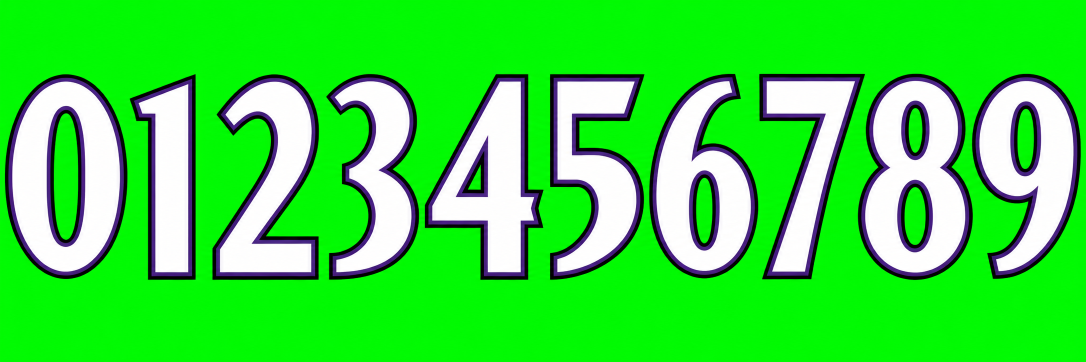
#> input picture art/numbers/source/BAL_Baltimore_Ravens_2026_Home_Numbers_0-9.png, 2172 x 724 px (shown at 1/2 size); its folder holds only this picture in this run
$ python clean_number_sheets.py
#> lines starting #> are read from the running program, lines starting #| are printed output that depends on the picture; after the words box and inside, x2 and y2 are one past the last pixel; in counts of white or black regions, pixels touching at a corner belong together
# Clean a ChatGPT digit sheet: key out a green-screen background, strip dot textures inside the
# digits, drop specks, then report the ten digit columns.
import sys, glob, os, numpy as np, cv2
from PIL import Image
ART = os.path.join(os.path.dirname(os.path.abspath(__file__)), "..")
out_dir = os.path.join(ART, "numbers"); os.makedirs(out_dir, exist_ok=True)
DOTS = {"DEN", "DET"}
# the sheet's fill colour matches the home jersey, so the numbers would vanish: fill them white
# (keeping the trim). Miami's sheet came back aqua-filled for a white jersey; the home jersey is aqua.
WHITE_FILL = {"MIA": (70, 100)}   # hue range (OpenCV, 0-180) of the fill to whiten
# a plain white sheet for a team whose real numbers are coloured: recolour the fill, white outline
RECOLOR = {"CLE": (255, 60, 0)}    # Browns orange
for f in sorted(glob.glob(os.path.join(ART, "numbers", "source", "*_Home_Numbers_0-9.png"))):
    ab = os.path.basename(f).split("_")[0]
    im = np.array(Image.open(f).convert("RGBA")).astype(np.float32)
    rgb = im[:, :, :3]
    if im[:, :, 3].min() == 255:                       # green screen
        r, g, b = rgb[..., 0], rgb[..., 1], rgb[..., 2]
        green = np.clip((g - np.maximum(r, b) - 40) / 80, 0, 1)   # 1 = pure background
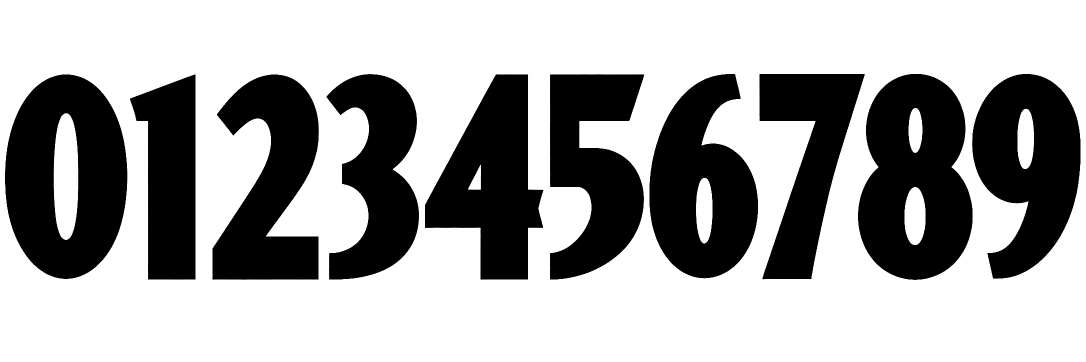
#> green: shape (724, 2172) float32 (shown at 1/2 size); min 0, max 1, mean 0.655
        a = 255 * (1 - green)
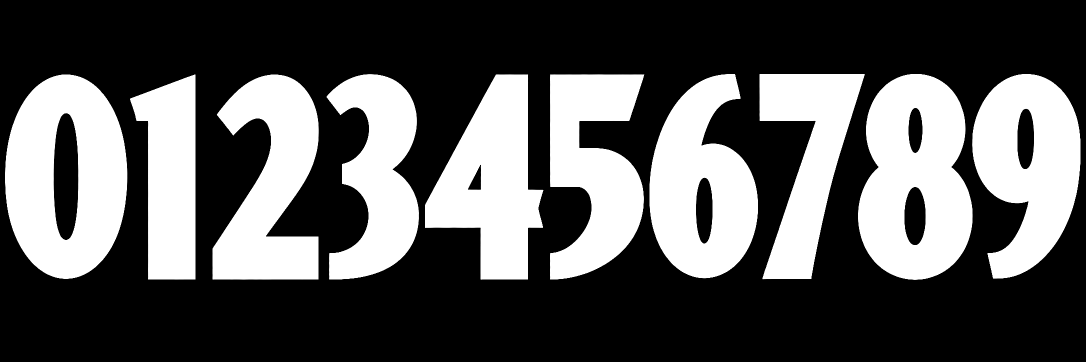
#> a: shape (724, 2172) float32 (shown at 1/2 size); min 0, max 255, mean 88
        # despill: pull green toward the other channels at the edges
        rgb[..., 1] = np.minimum(g, np.maximum(r, b) + 10 * (1 - green))
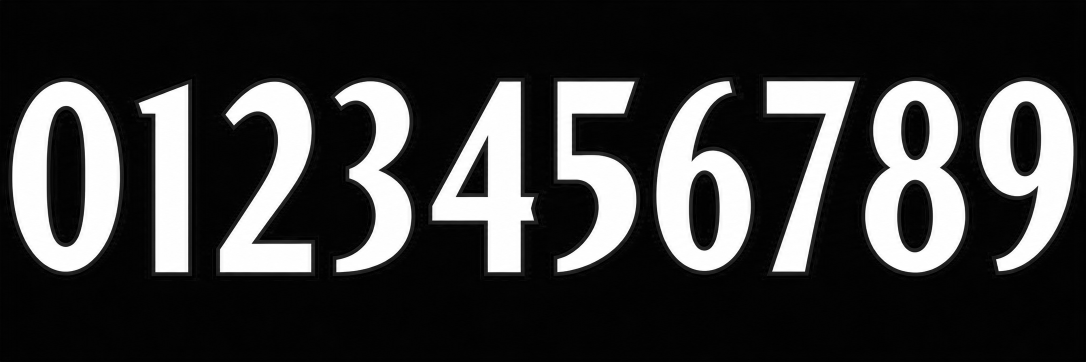
#> g: shape (724, 2172) float32 (shown at 1/2 size); min 0, max 255, mean 60
        im[:, :, 3] = a
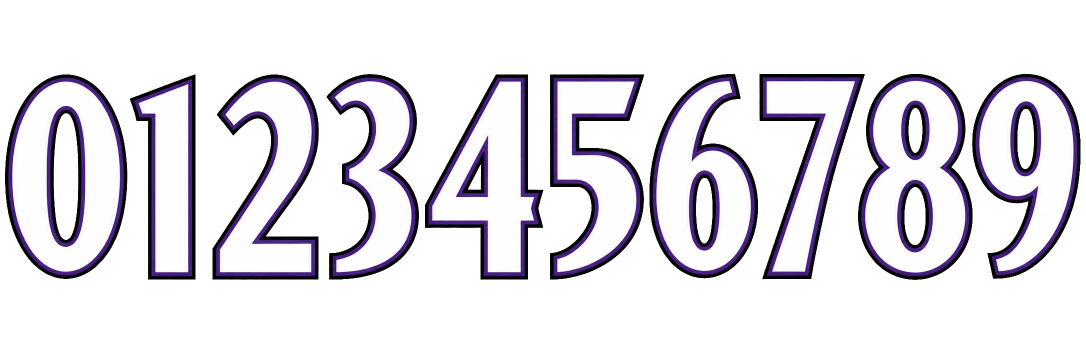
#> im: shape (724, 2172, 4) float32 (shown at 1/2 size); mean R, G, B, A 61.5, 59.5, 65.6, 88.3; transparent parts drawn white
    if ab in DOTS:                                      # dots inside the white fill: paint them white
        hsv = cv2.cvtColor(rgb.astype(np.uint8), cv2.COLOR_RGB2HSV)
        fillish = (im[:, :, 3] > 200)
        white = fillish & (hsv[..., 1] < 40) & (hsv[..., 2] > 200)
        region = cv2.morphologyEx(white.astype(np.uint8), cv2.MORPH_CLOSE, np.ones((9, 9), np.uint8)).astype(bool)
        dots = region & ~white
        rgb[dots] = np.median(rgb[white], 0)
    if ab in WHITE_FILL:
        lo, hi = WHITE_FILL[ab]
        hsv = cv2.cvtColor(rgb.astype(np.uint8), cv2.COLOR_RGB2HSV)
        fill = (hsv[..., 0] >= lo) & (hsv[..., 0] <= hi) & (hsv[..., 1] > 60)
        shade = (hsv[..., 2][fill].astype(np.float32) / max(1, np.percentile(hsv[..., 2][fill], 90)))
        rgb[fill] = (np.clip(shade, 0, 1)[:, None] * 248).repeat(3, 1)
    a = im[:, :, 3]; a[a < 30] = 0
#> after `a[a < 30] = 0`: a: shape (724, 2172) float32; 0.04% of pixels changed, all inside (x1, y1, x2, y2) = (10, 148, 2161, 560)
    # remove specks: keep components bigger than a small threshold
    n, lab, st, _ = cv2.connectedComponentsWithStats((a > 0).astype(np.uint8), 8)
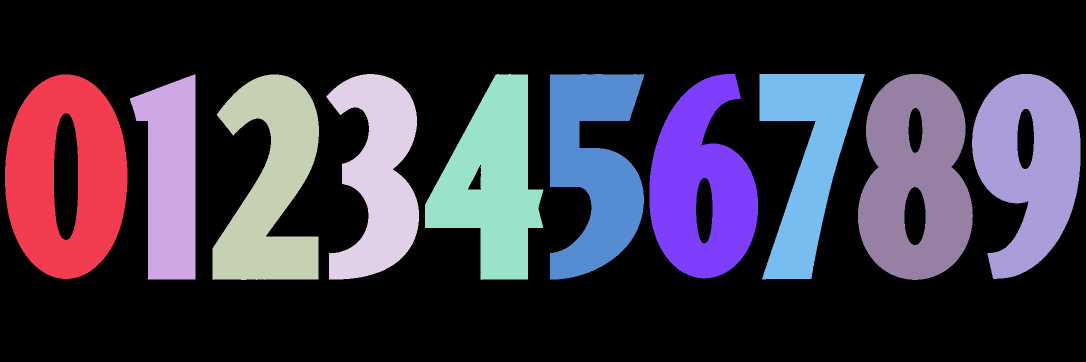
#> lab: shape (724, 2172) int32 (shown at 1/2 size); 11 distinct labels, from 0 to 10; one colour per label, 0 black
#> n = 11; st = [[0, 0, 2172, 724, 1028303], [10, 149, 245, 409, 69520], [260, 149, 131, 410, 38924], [425, 149, 213, 411, 54701], [653, 148, 185, 411, 46031], [850, 148, 237, 412, 55978], [1100, 148, 189, 411, 51614], [1299, 148, 217, 409, 57768], [1519, 148, 211, 411, 43730], [1716, 148, 230, 412, 68659], [1944, 148, 217, 410, 57300]]
    keep = np.zeros(n, bool); keep[1:] = st[1:, 4] > 400
    a[~keep[lab]] = 0
    if ab in RECOLOR:
        k = max(3, int(im.shape[0] * 0.012))                           # outline width
        inner = cv2.erode((a > 128).astype(np.uint8), np.ones((k, k), np.uint8)).astype(bool)
        shade = rgb[..., :].mean(-1) / 255                             # keep the sheet's light and shadow
        rgb[inner] = np.array(RECOLOR[ab], np.float32) * np.clip(shade[inner], 0.75, 1)[:, None]
    res = np.dstack([np.clip(rgb, 0, 255), a]).astype(np.uint8)
    # tight crop to the digits row
    ys = np.where((a > 60).any(1))[0]; res = res[max(0, ys[0] - 4): ys[-1] + 5]
#> after `ys = np.where((a > 60).any(1))[0]`: ys = 412 values from 148 to 559
#> after `res = res[max(0, ys[0] - 4):ys[-1] + 5]`:
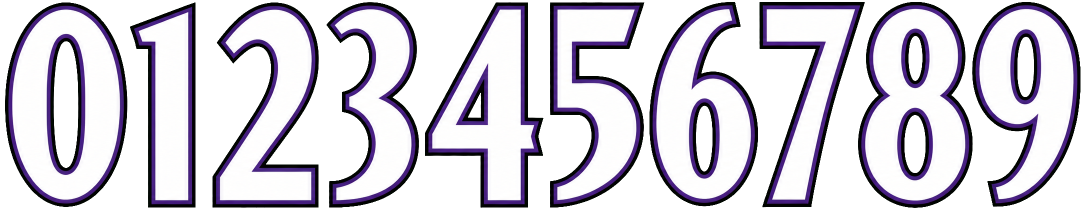
#> res: shape (420, 2172, 4) (shown at 1/2 size); mean R, G, B, A 105.6, 101.7, 112.3, 151.6; transparent parts drawn white
    Image.fromarray(res).save(f"{out_dir}/{ab}.png")
    al = res[:, :, 3]; cols = np.where((al > 60).sum(0) > 2)[0]
#> after `al = res[:, :, 3]`:
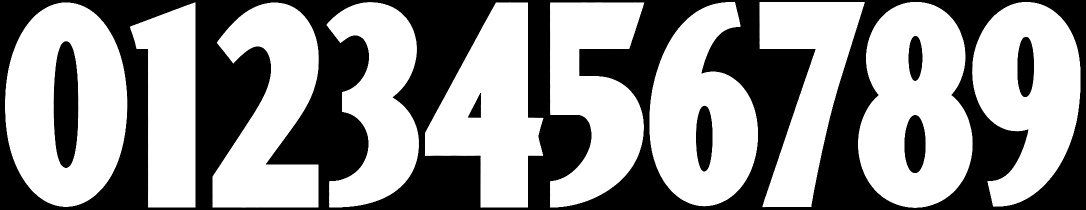
#> al: shape (420, 2172) (shown at 1/2 size); min 0, max 255, mean 151.6
#> after `cols = np.where((al > 60).sum(0) > 2)[0]`: cols = 2056 values from 10 to 2160
    runs = []; st_ = p = cols[0]
#> after `st_ = p = cols[0]`: st_ = 10; p = 10
    for c in cols[1:]:
        if c - p > 4: runs.append((st_, p)); st_ = c
        p = c
#> this loop made 2055 passes
#> st_ on passes 245, 376, 589, 773, 1009, 1197: 260, 425, 654, 850, 1100, 1299
#> after the loop, runs = [(10, 254), (260, 390), (425, 637), (654, 837), (850, 1085), (1100, 1287)]
    runs.append((st_, p))
    print(ab, "digits found:", len(runs), "height", res.shape[0])
#| BAL digits found: 7 height 420
